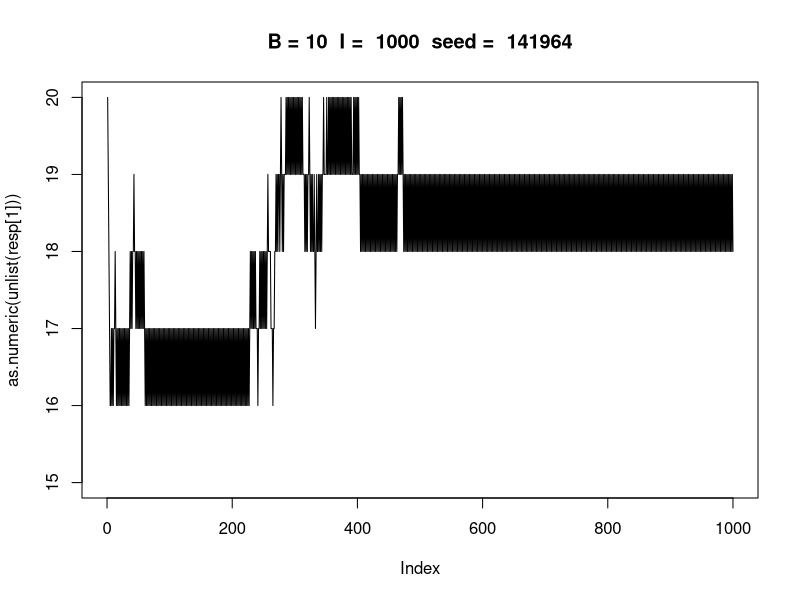

The R source for this figure:
  # primero ponemos mi clave unica como semilla
  s <- 141964
  set.seed(s)
  iter <- 1000
  B <- 10
  
  # creamos la funcion que genera una matriz de contingencia dado un tamagno de muestra
  m.contingencia <- function(n,p1=0.1,p2=0.5){
    # para crear la matriz sacamos el numero de exitos t fracasos que se tienen con dos binomiales
    b1 <- rbinom(1,n,p1)
    b2 <- rbinom(1,n,p2)
    exitos <- c(b1,b2)
    rechazos <- c(n-b1,n-b2)
    datos <- c(exitos,rechazos)
    
    return(matrix(data=datos,nrow=2,ncol=2))
  }
  
  # el siguiente metodo simula y rechaza un muestra de dos binomiales independientes 
  # dada una n usando la prueba exacta de fisher
  sim.rechazo <- function(n){
    # primero obtenemos la matriz de contingencia
    cont <- m.contingencia(n)
    or <- 1.25
    # ahora calculamos la prueba exacta de fisher para esta matriz utilizando el ratio entre 0.1 y 0.5 e indicando que sabemos que
    # la p1 < p2
    fish <- fisher.test(x=cont, or=or)
    
    # .-
    if(fish$p.value<0.05){
      return(TRUE)
    }
    else{
      return(FALSE)
    }
  }
  
  # el siguiente paso que haremos es hacer una funcion que nos diga el ratio de aceptacion que sera nuestra aproximacion 
  # para el error de tipo dos
  sim.beta <- function(B,n){
    cont <- 0
    for(i in 1:B){
      if(sim.rechazo(n)){
        cont <- cont + 1
      }
    }
    return(cont)
  }
  
  # finalmente creamos la funcion que obtiene el tamagno de la muestra dada una estimacion n0 inicial,un numero de iteraciones I,
  # un numero de muestras por iteracion B, una beta objetivo y la delta para n a cada paso
  quick.size <- function(n0,I,B,b,m){
    n <- n0
    N <- NULL
    n.aux <- NULL
    betas <- NULL
    llaves <- list()
    rechazos <- list()
    N <- list()
    # vamos a contar cuantos elementos se tienen
    num.elems <- 0
    
    # vamos a iterar el numero de veces propuesto
    for(i in 1:I){
      # metemos la n al arreglo
      n.aux[i] <- n
      
      # obtenemos  el numero de rechazos
      #rech <- test1(n,B)
      rech <- sim.beta(B,n)
      
      # revisamos si ya habiamos tenido esta n antes
      val <- match(n,llaves)
      if(is.na(val)){
        num.elems <- num.elems + 1
        
        # si no la habiamos tenido antes, la agregamos a las llaves y ponemos el valor correspondiente en las otras listas
        llaves[num.elems] <- n
        rechazos[num.elems] <- rech
        N[num.elems] <- B
        beta.aprox <- rech/B
      }
      else{
        # si ya lo teniamos, sumamos los valores correspondientes a el arreglo
        rechazos[val] <- as.numeric(rechazos[val][1]) + rech
        N[val] <- as.numeric(N[val]) + B
        
        # con estos nuevos valores calculamos la aproximacion para beta
        beta.aprox <- as.numeric(rechazos[val])/as.numeric(N[val])
      }
      betas[i] <- beta.aprox
      # ahora aumentamos, disminuimos o dejamos igual a n dependiendo del cociente obtenido con respecto al numero de rechazos
      if(beta.aprox < 1-b){
        n <- n + m
      }
      else{
        if(beta.aprox > 1-b){
          n <- n - m
        }
      }
    }
    return(list(n.aux,llaves,rechazos,N,betas))
  }
  
  test1 <- function(n,I){
    cont <- 0 
    for(i in 1:I){
      b1 <- rbinom(1,n,0.1)
      b2 <- rbinom(1,n,0.5)
      if(b1==n){
        cont <- cont + 1
      }
      else{
        if(b2!=n && b2/(n-b2)-b1/(n-b1)>0.4){
          cont <- cont + 1
        }
      }
    }
    return(cont)
  }
  resp <- quick.size(20,iter,B,0.2,1)
  unlist(resp[2])
  as.numeric(unlist(resp[3]))/as.numeric(unlist(resp[4]))
  plot(as.numeric(unlist(resp[1])),type="l",ylim=c(15,20), xlim=c(0,iter), main=paste("B =",B," I = ", iter, " seed = ", s))
  
  m <- matrix(c(unlist(resp[2]),unlist(resp[3]),unlist(resp[4]),as.numeric(unlist(resp[3]))/as.numeric(unlist(resp[4]))),ncol = 4)
  m <- m[order(m[,1]),]
  m